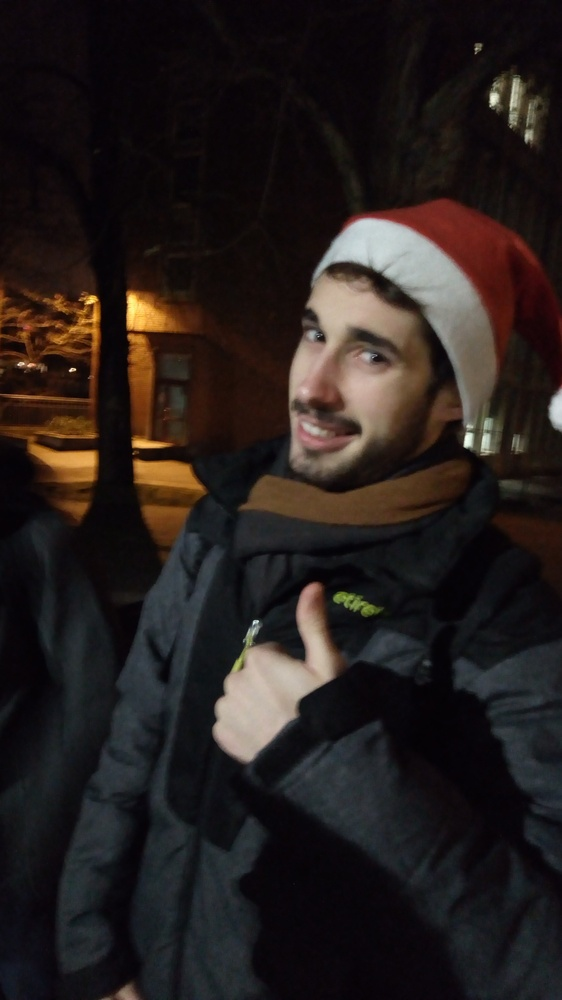
#> input picture Images/Nolan.jpg, 562 x 1000 px, shrunk from 2304 x 4096 before the run
$ python test.py
#> lines starting #> are read from the running program, lines starting #| are printed output that depends on the picture
import numpy as np
import cv2 as cv
# Load a color image in grayscale
img = cv.imread('./Images/Nolan.jpg',0)
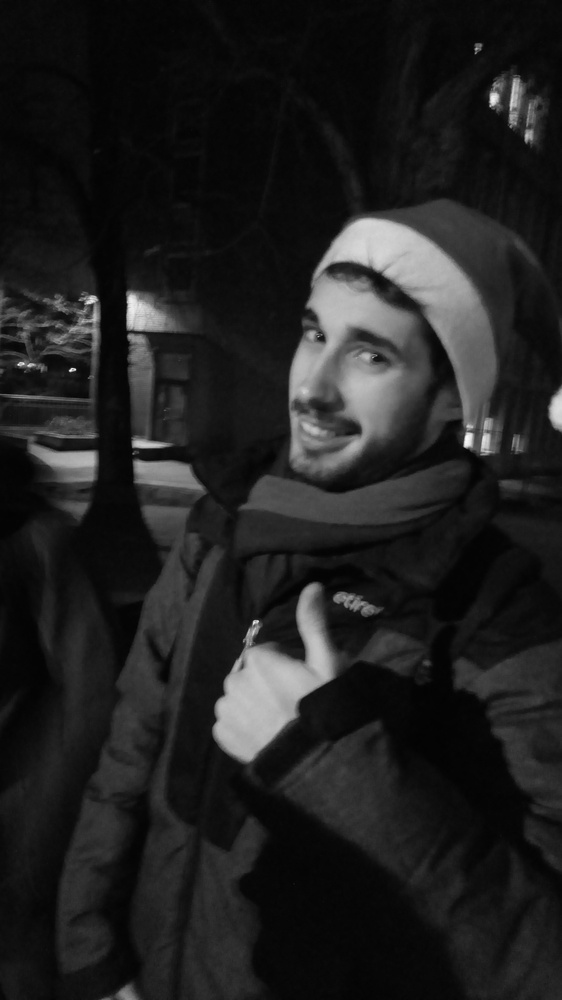
#> img: shape (1000, 562); min 2, max 255, mean 32.6
cv.namedWindow('image', cv.WINDOW_NORMAL)
cv.imshow('image',img)
cv.waitKey(0)
cv.destroyAllWindows()
